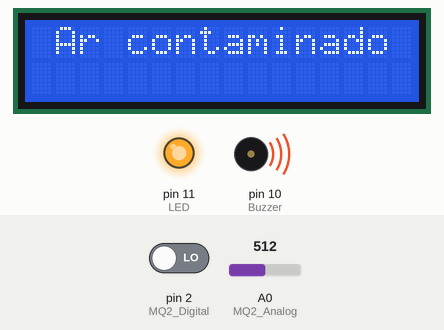
A sketch run on a simulated Arduino Uno, built with avr-gcc and run on an emulated ATmega328P. On the bench: 16×2 character LCD, output pins drawn as LEDs (lit = HIGH), buzzer (waves = sounding, pin HIGH). Inputs (shaded band) come from the test bench; at power-on: A0 (MQ2_Analog) = 512, pin 2 (MQ2_Digital) LOW. What the sketch prints to the serial monitor is not drawn.

Above: at 1.2 s.
1.3 s: A0 (MQ2_Analog) set to 485
At 6.8 s:
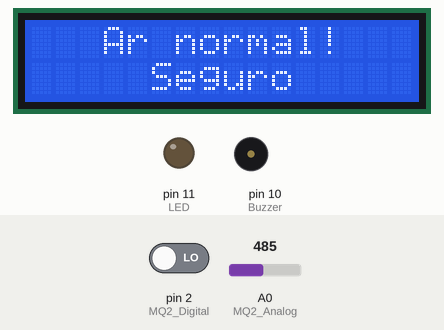
7.5 s: A0 (MQ2_Analog) set to 510
At 12.4 s:
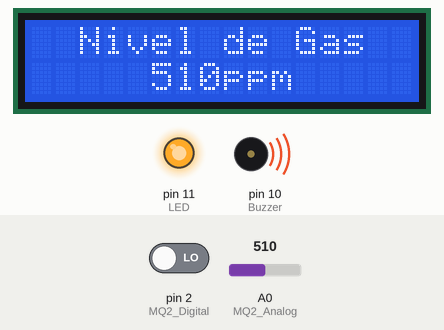
14.6 s: A0 (MQ2_Analog) set to 716
At 22.5 s:
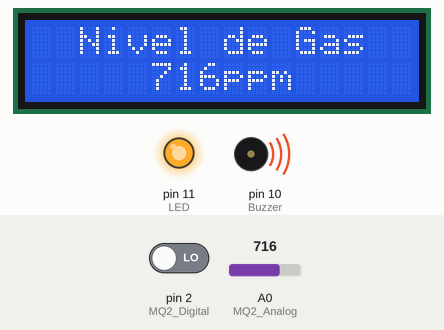
25.7 s: A0 (MQ2_Analog) set to 490
At 30.4 s:
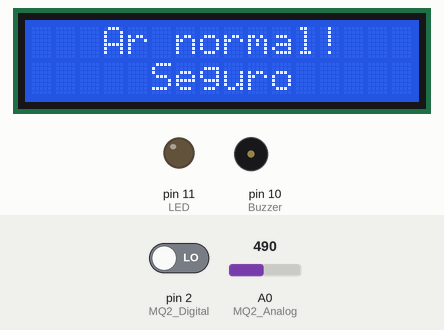
Timing chart, 0 to 31.9 s (numbered marks = the images above; inputs shaded):
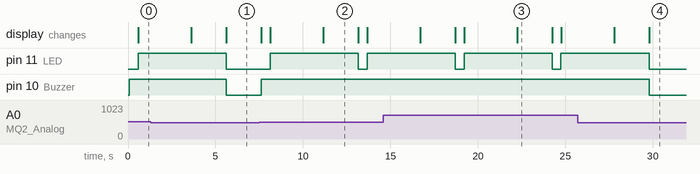

Measured:
- the behaviour switches between 501 and 500 on A0 (MQ2_Analog) (found by bisection; images 0 and 1)
- after the input at 1.3 s, pin 11 (LED): goes on until 5.6 s, then stays LOW; pin 10 (Buzzer): HIGH → LOW after 4.3 s; the display: first differs from a run without the input after 4.3 s (image 1)
- after the input at 7.5 s, pin 11 (LED): LOW → HIGH after 0.63 s, → LOW 5.0 s later, → HIGH 0.50 s later; pin 10 (Buzzer): LOW → HIGH after 0.13 s; the display: first changes after 0.13 s (image 2 shows a later state)
- after the input at 25.7 s, pin 11 (LED): goes on until 29.8 s, then stays LOW; pin 10 (Buzzer): HIGH → LOW after 4.1 s; the display: first differs from a run without the input after 4.1 s (image 4)
- what the display in image 2 shows lasts 2.0 s, from 11.2 s to 13.2 s

The sketch:

sensorgas_funfando.ino
```cpp
#include <LiquidCrystal_I2C.h>


#include <Wire.h>


//Ligacoes de Hardware
#define LED 11
#define Buzzer 10
#define MQ2_Analog 0
#define MQ2_Digital 2
#define SensorLevel 500
#define col 16
#define lin  2
#define ende  0x27

LiquidCrystal_I2C lcd(ende,col,lin);

int digital_read = 0;
int analog_read = 0;


void setup()
{

  pinMode(MQ2_Digital, INPUT);
  pinMode(Buzzer, OUTPUT);
  pinMode(LED, OUTPUT);

  Serial.begin(9600);

  lcd.init();
  lcd.backlight();
  lcd.clear();

}

void loop()
{

  digital_read = digitalRead(MQ2_Digital);
  analog_read = analogRead(MQ2_Analog);


  Serial.println("Saida Digital:");
  Serial.println(digital_read);
  Serial.println(" Saida Analogica:");
  Serial.println(analog_read);

  if (analog_read > SensorLevel)
  {

    lcd.clear();
    lcd.setCursor(1,0);
    digitalWrite(Buzzer, HIGH);
    digitalWrite(LED, LOW);
    delay(500);
    digitalWrite(LED, HIGH);
    lcd.print("Ar contaminado");
    delay(3000);
    lcd.clear();
    lcd.setCursor(2,0);
    lcd.print("Nivel de Gas");
    lcd.setCursor(5,1);
    lcd.print(analog_read);
    lcd.setCursor(8,1);
    lcd.print("ppm");


  }
  else
  {

    lcd.clear();
    lcd.setCursor(3,0);
    lcd.print("Ar normal!");
    lcd.setCursor(5,1);
    lcd.print("Seguro");

    digitalWrite(Buzzer, LOW);
    digitalWrite(LED, LOW);
  }

  delay(2000);
}
```
